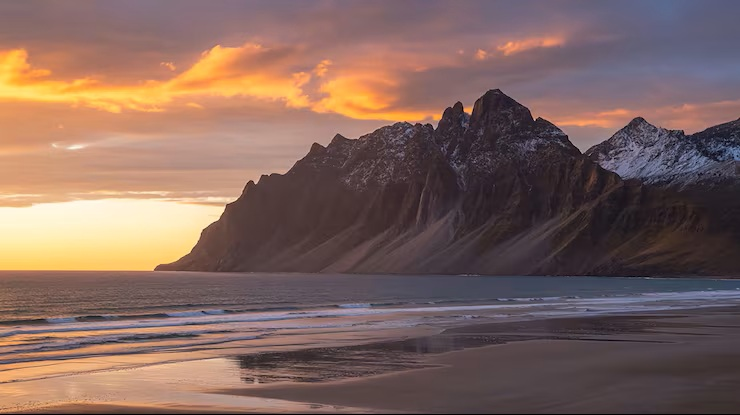
#> input picture Day25/input_images/image.jpg, 740 x 415 px
$ python rotate.py
#> lines starting #> are read from the running program, lines starting #| are printed output that depends on the picture

import cv2
import os

# Find the project folder
base_folder = os.path.dirname(
    os.path.dirname(os.path.abspath(__file__))
)

# Image path
image_path = os.path.join(
    base_folder, "input_images", "image.jpg"
)

# Output folder
output_folder = os.path.join(
    base_folder, "output_images"
)

os.makedirs(output_folder, exist_ok=True)

# Read image
img = cv2.imread(image_path)
#> img is the input picture: shape (415, 740, 3); mean B, G, R 94.2, 101.7, 128.6

if img is None:
    print("Image not found!")
    print("Check your image name and folder.")
    exit()

# Get image dimensions
height, width = img.shape[:2]
#> height = 415; width = 740

# Find center
center = (width // 2, height // 2)
#> center = (370, 207)

# Rotate by 45 degrees
matrix = cv2.getRotationMatrix2D(center, 45, 1)

rotated = cv2.warpAffine(
    img, matrix, (width, height)
)
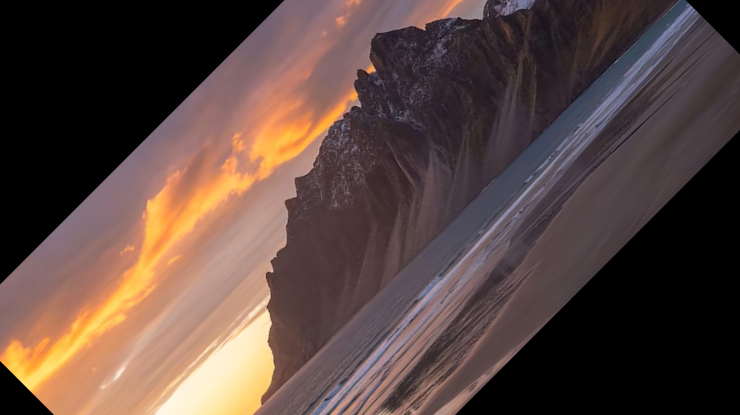
#> rotated: shape (415, 740, 3); mean B, G, R 64.3, 70, 90.1

# Display images
cv2.imshow("Original Image", img)
cv2.imshow("Rotated Image", rotated)

# Save image
cv2.imwrite(
    os.path.join(output_folder, "rotated.jpg"),
    rotated
)

print("Image rotated successfully!")

cv2.waitKey(0)
cv2.destroyAllWindows()

$ run again, with Day25/input_images/document.jpg copied over Day25/input_images/image.jpg
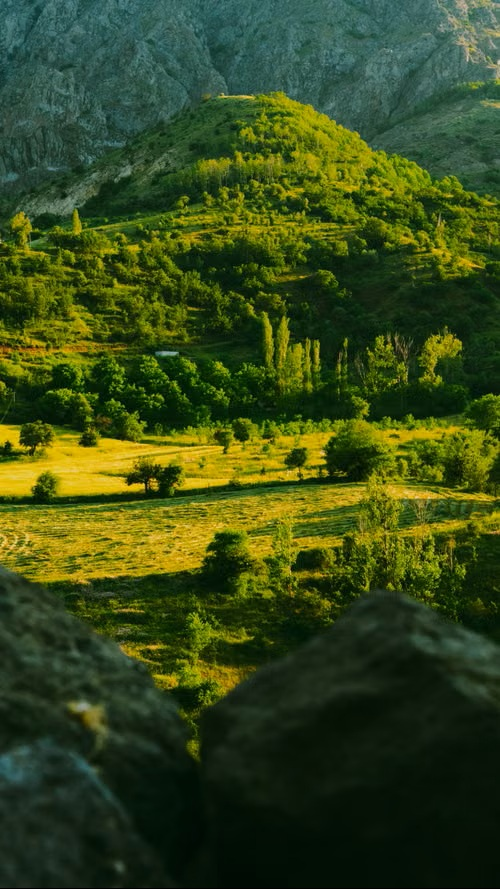
#> input picture Day25/input_images/document.jpg, 500 x 889 px
#> img is the input picture: shape (889, 500, 3); mean B, G, R 25.9, 72.6, 55.4
#> `rotated = cv2.warpAffine( img, matrix, (width, height) )`:
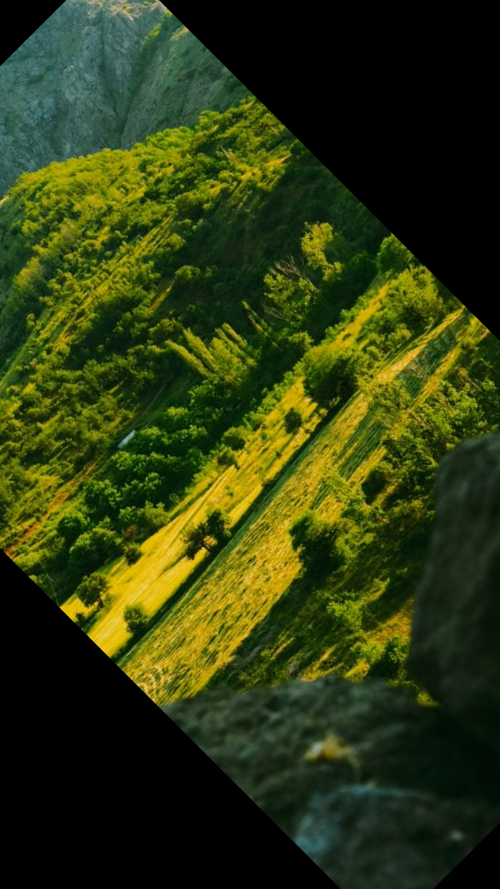
#> rotated: shape (889, 500, 3); mean B, G, R 15.5, 57.6, 46.9

$ run again, with Day25/input_images/tilted_document.jpg copied over Day25/input_images/image.jpg
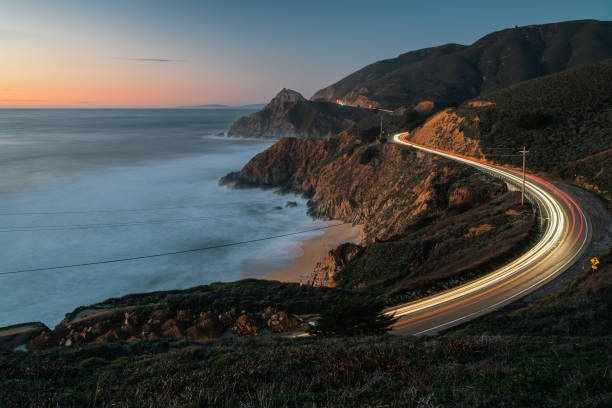
#> input picture Day25/input_images/tilted_document.jpg, 612 x 408 px
#> img is the input picture: shape (408, 612, 3); mean B, G, R 78.1, 78, 73.5
#> `rotated = cv2.warpAffine( img, matrix, (width, height) )`:
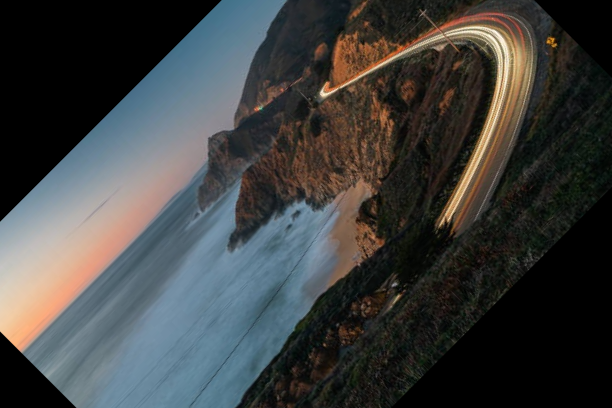
#> rotated: shape (408, 612, 3); mean B, G, R 63.6, 64.2, 62.5
